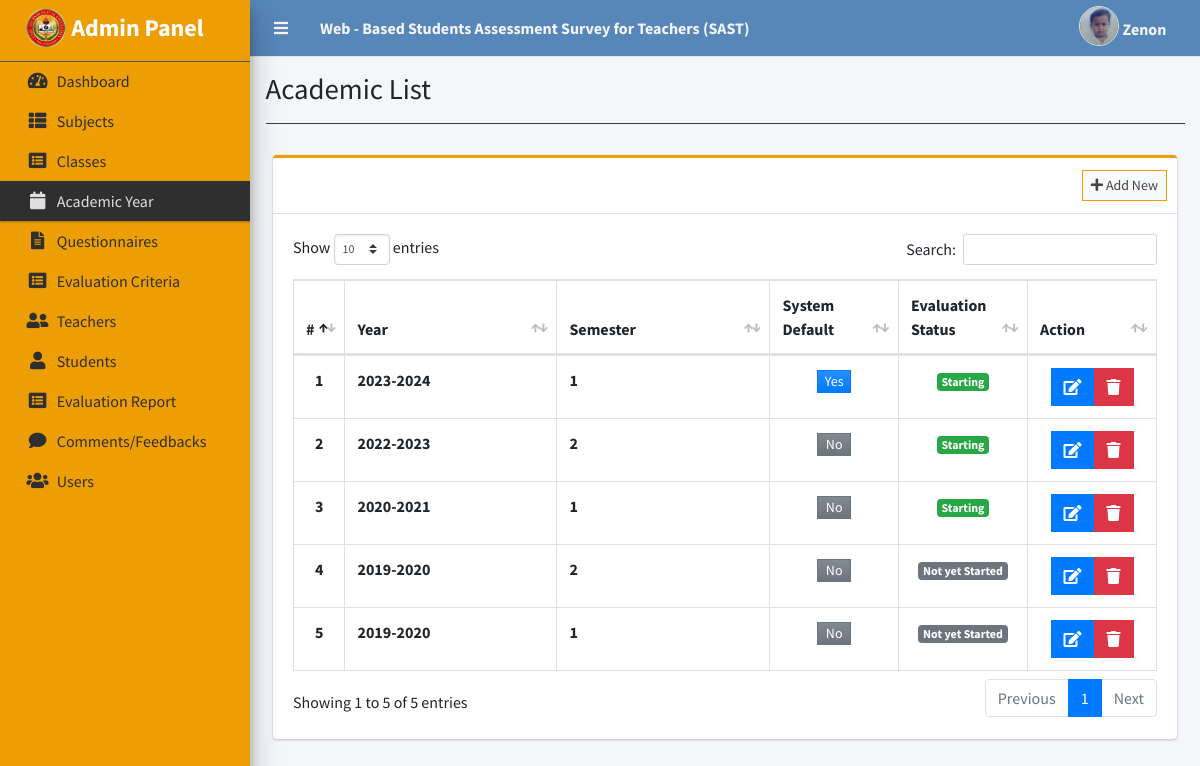
The page /index.php?page=academic_list (signed in) on the database its author committed.
### tables this page shows
CREATE TABLE `academic_list` (
  `id` int(30) NOT NULL,
  `year` text NOT NULL,
  `semester` int(30) NOT NULL,
  `is_default` tinyint(1) NOT NULL DEFAULT 0,
  `status` int(1) NOT NULL DEFAULT 0 COMMENT '0=Pending,1=Start,2=Closed'
);

### admin/academic_list.php (the view, shortened to what this page needs)
<?php include'db_connect.php' ?>
<div class="col-lg-12">
	<div class="card card-outline card-primary">
		<div class="card-header">
			<div class="card-tools">
				<a class="btn btn-block btn-sm btn-default btn-flat border-primary new_academic" href="javascript:void(0)"><i class="fa fa-plus"></i> Add New</a>
			</div>
		</div>
		<div class="card-body">
			<table class="table tabe-hover table-bordered" id="list">
				<colgroup>
					<col width="5%">
					<col width="25%">
					<col width="25%">
					<col width="15%">
					<col width="15%">
					<col width="15%">
				</colgroup>
				<thead>
					<tr>
						<th class="text-center">#</th>
						<th>Year</th>
						<th>Semester</th>
						<th>System Default</th>
						<th>Evaluation Status</th>
						<th>Action</th>
					</tr>
				</thead>
				<tbody>
					<?php
					$i = 1;
					$qry = $conn->query("SELECT * FROM academic_list order by abs(year) desc,abs(semester) desc ");
					while($row= $qry->fetch_assoc()):
					?>
					<tr>
						<th class="text-center"><?php echo $i++ ?></th>
						<td><b><?php echo $row['year'] ?></b></td>
						<td><b><?php echo $row['semester'] ?></b></td>
						<td class="text-center">
							<?php if($row['is_default'] == 0): ?>
								<button type="button" class="btn btn-secondary bg-gradient-secondary col-sm-4 btn-flat btn-sm px-1 py-0 make_default" data-id="<?php echo $row['id'] ?>">No</button>
							<?php else: ?>
								<button type="button" class="btn btn-primary bg-gradient-primary col-sm-4 btn-flat btn-sm px-1 py-0">Yes</button>
							<?php endif; ?>
						</td>
						<td class="text-center">
							<?php if($row['status'] == 0): ?>
								<span class="badge badge-secondary">Not yet Started</span>
							<?php elseif($row['status'] == 1): ?>
								<span class="badge badge-success">Starting</span>
							<?php elseif($row['status'] == 2): ?>
								<span class="badge badge-primary">Closed</span>
							<?php endif; ?>
						</td>
						<td class="text-center">
		                    <div class="btn-group">
		                        <a href="javascript:void(0)" data-id='<?php echo $row['id'] ?>' class="btn btn-primary btn-flat manage_academic">
		                          <i class="fas fa-edit"></i>
		                        </a>
		                        <button type="button" class="btn btn-danger btn-flat delete_academic" data-id="<?php echo $row['id'] ?>">
		                          <i class="fas fa-trash"></i>
		                        </button>
	                      </div>
						</td>
					</tr>
				<?php endwhile; ?>
				</tbody>
			</table>
		</div>
	</div>
</div>

### css/main.css (style rules this page uses)
:root { --main-color: #ee9e05; --color-dark: #2f2f2f; --text-grey: #dfdfdf; --text-color: #646464; --primary: #5786b8; --secondary: #6c757d; --success: #28a745; }
.card-primary.card-outline { border-top-color: var(--main-color); }
.border-primary { border-color: var(--main-color)!important; }
.bg-gradient-primary { background: var(--color-dark) linear-gradient(180deg,#268fff,#007bff) repeat-x!important; color: #fff; }

### rows shown on the page
academic_list: year "2023-2024", semester "1", is_default "Yes", status "Starting"
academic_list: year "2022-2023", semester "2", status "Starting"
academic_list: year "2020-2021", semester "1", status "Starting"
academic_list: year "2019-2020", semester "2", status "Not yet Started"
academic_list: year "2019-2020", semester "1", status "Not yet Started"

### other values the page prints
$_SESSION['system']['name'] "Web - Based Students Assessment Survey for Teachers (SAST)"
$_SESSION['login_firstname'] "Zenon"
$title "Academic List"
